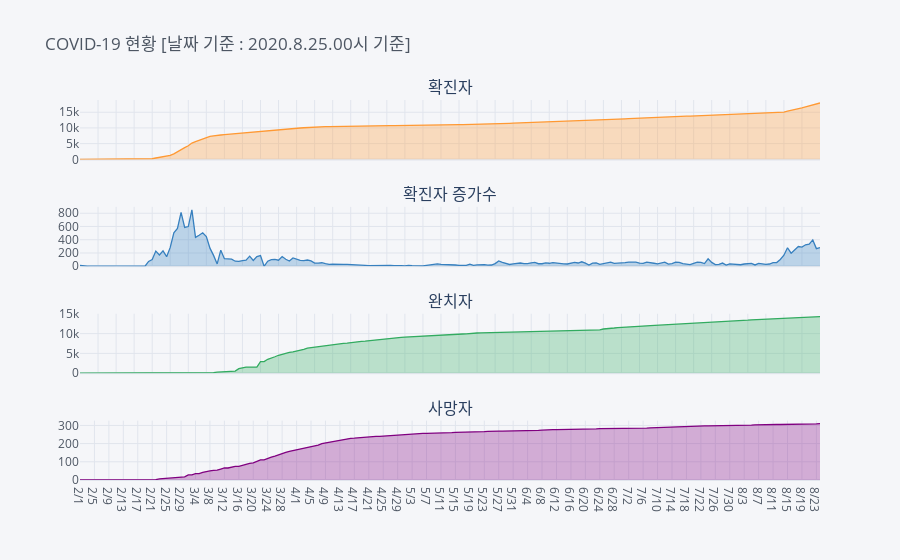

The notebook cell this image was saved under:
### Code cell
fig = df.iplot(
    subplots=True,
    shape=(4, 1),
    shared_xaxes=True,
    asFigure=True,
    kind="line",
    title=title,
    subplot_titles=True,
    legend=False,
    fill=True,
)
fig.show()
pio.write_html(fig, file=".\COVID.html", auto_open=True)
# change to .png image
# fig.write_image("test.png")

### Figure 1 — Plotly figure (JSON) as saved in the notebook; plotly's stock layout.template omitted (floating-point values rounded to 4 significant figures; data arrays with more than 128 entries replaced by an {"elided": "..."} marker saying what was removed)
{"data": [{"fill": "tozeroy", "fillcolor": "rgba(255, 153, 51, 0.3)", "line": {"color": "rgba(255, 153, 51, 1.0)", "dash": "solid", "shape": "linear", "width": 1.3}, "mode": "lines", "name": "확진자", "text": "", "type": "scatter", "x": {"elided": "206 str values"}, "xaxis": "x", "y": {"elided": "206 int values"}, "yaxis": "y"}, {"fill": "tozeroy", "fillcolor": "rgba(55, 128, 191, 0.3)", "line": {"color": "rgba(55, 128, 191, 1.0)", "dash": "solid", "shape": "linear", "width": 1.3}, "mode": "lines", "name": "확진자 증가수", "text": "", "type": "scatter", "x": {"elided": "206 str values"}, "xaxis": "x2", "y": {"elided": "206 int values"}, "yaxis": "y2"}, {"fill": "tozeroy", "fillcolor": "rgba(50, 171, 96, 0.3)", "line": {"color": "rgba(50, 171, 96, 1.0)", "dash": "solid", "shape": "linear", "width": 1.3}, "mode": "lines", "name": "완치자", "text": "", "type": "scatter", "x": {"elided": "206 str values"}, "xaxis": "x3", "y": {"elided": "206 int values"}, "yaxis": "y3"}, {"fill": "tozeroy", "fillcolor": "rgba(128, 0, 128, 0.3)", "line": {"color": "rgba(128, 0, 128, 1.0)", "dash": "solid", "shape": "linear", "width": 1.3}, "mode": "lines", "name": "사망자", "text": "", "type": "scatter", "x": {"elided": "206 str values"}, "xaxis": "x4", "y": {"elided": "206 int values"}, "yaxis": "y4"}], "layout": {"annotations": [{"font": {"size": 16}, "showarrow": false, "text": "확진자", "x": 0.5, "xanchor": "center", "xref": "paper", "y": 1, "yanchor": "bottom", "yref": "paper"}, {"font": {"size": 16}, "showarrow": false, "text": "확진자 증가수", "x": 0.5, "xanchor": "center", "xref": "paper", "y": 0.7188, "yanchor": "bottom", "yref": "paper"}, {"font": {"size": 16}, "showarrow": false, "text": "완치자", "x": 0.5, "xanchor": "center", "xref": "paper", "y": 0.4375, "yanchor": "bottom", "yref": "paper"}, {"font": {"size": 16}, "showarrow": false, "text": "사망자", "x": 0.5, "xanchor": "center", "xref": "paper", "y": 0.1562, "yanchor": "bottom", "yref": "paper"}], "legend": {"bgcolor": "#F5F6F9", "font": {"color": "#4D5663"}}, "paper_bgcolor": "#F5F6F9", "plot_bgcolor": "#F5F6F9", "showlegend": false, "title": {"font": {"color": "#4D5663"}, "text": "COVID-19 현황 [날짜 기준 : 2020.8.25.00시 기준]"}, "xaxis": {"anchor": "y", "domain": [0, 1], "gridcolor": "#E1E5ED", "matches": "x4", "showgrid": true, "showticklabels": false, "tickfont": {"color": "#4D5663"}, "title": {"font": {"color": "#4D5663"}, "text": ""}, "zerolinecolor": "#E1E5ED"}, "xaxis2": {"anchor": "y2", "domain": [0, 1], "gridcolor": "#E1E5ED", "matches": "x4", "showgrid": true, "showticklabels": false, "tickfont": {"color": "#4D5663"}, "title": {"font": {"color": "#4D5663"}, "text": ""}, "zerolinecolor": "#E1E5ED"}, "xaxis3": {"anchor": "y3", "domain": [0, 1], "gridcolor": "#E1E5ED", "matches": "x4", "showgrid": true, "showticklabels": false, "tickfont": {"color": "#4D5663"}, "title": {"font": {"color": "#4D5663"}, "text": ""}, "zerolinecolor": "#E1E5ED"}, "xaxis4": {"anchor": "y4", "domain": [0, 1], "gridcolor": "#E1E5ED", "showgrid": true, "tickfont": {"color": "#4D5663"}, "title": {"font": {"color": "#4D5663"}, "text": ""}, "zerolinecolor": "#E1E5ED"}, "yaxis": {"anchor": "x", "domain": [0.8438, 1], "gridcolor": "#E1E5ED", "showgrid": true, "tickfont": {"color": "#4D5663"}, "title": {"font": {"color": "#4D5663"}, "text": ""}, "zerolinecolor": "#E1E5ED"}, "yaxis2": {"anchor": "x2", "domain": [0.5625, 0.7188], "gridcolor": "#E1E5ED", "showgrid": true, "tickfont": {"color": "#4D5663"}, "title": {"font": {"color": "#4D5663"}, "text": ""}, "zerolinecolor": "#E1E5ED"}, "yaxis3": {"anchor": "x3", "domain": [0.2812, 0.4375], "gridcolor": "#E1E5ED", "showgrid": true, "tickfont": {"color": "#4D5663"}, "title": {"font": {"color": "#4D5663"}, "text": ""}, "zerolinecolor": "#E1E5ED"}, "yaxis4": {"anchor": "x4", "domain": [0, 0.1562], "gridcolor": "#E1E5ED", "showgrid": true, "tickfont": {"color": "#4D5663"}, "title": {"font": {"color": "#4D5663"}, "text": ""}, "zerolinecolor": "#E1E5ED"}}}
